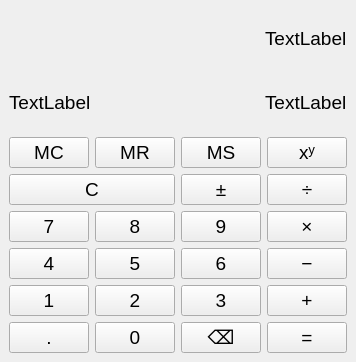
<?xml version="1.0" encoding="UTF-8"?>
<ui version="4.0">
 <class>MainWindow</class>
 <widget class="QMainWindow" name="MainWindow">
  <property name="geometry">
   <rect>
    <x>0</x>
    <y>0</y>
    <width>310</width>
    <height>362</height>
   </rect>
  </property>
  <property name="sizePolicy">
   <sizepolicy hsizetype="Preferred" vsizetype="Preferred">
    <horstretch>0</horstretch>
    <verstretch>0</verstretch>
   </sizepolicy>
  </property>
  <property name="font">
   <font>
    <pointsize>14</pointsize>
   </font>
  </property>
  <property name="windowTitle">
   <string>Калькулятор</string>
  </property>
  <widget class="QWidget" name="centralwidget">
   <layout class="QGridLayout" name="gridLayout" rowstretch="0,0,0" columnstretch="0">
    <item row="2" column="0">
     <layout class="QHBoxLayout" name="horizontalLayout_2">
      <item>
       <layout class="QGridLayout" name="gridLayout_2">
        <item row="3" column="1">
         <widget class="QPushButton" name="btn_5">
          <property name="text">
           <string>5</string>
          </property>
         </widget>
        </item>
        <item row="2" column="2">
         <widget class="QPushButton" name="btn_9">
          <property name="text">
           <string>9</string>
          </property>
         </widget>
        </item>
        <item row="4" column="0">
         <widget class="QPushButton" name="btn_1">
          <property name="text">
           <string>1</string>
          </property>
         </widget>
        </item>
        <item row="5" column="2">
         <widget class="QPushButton" name="btn_del">
          <property name="text">
           <string>⌫</string>
          </property>
         </widget>
        </item>
        <item row="2" column="1">
         <widget class="QPushButton" name="btn_8">
          <property name="text">
           <string>8</string>
          </property>
         </widget>
        </item>
        <item row="4" column="1">
         <widget class="QPushButton" name="btn_2">
          <property name="text">
           <string>2</string>
          </property>
         </widget>
        </item>
        <item row="2" column="0">
         <widget class="QPushButton" name="btn_7">
          <property name="text">
           <string>7</string>
          </property>
         </widget>
        </item>
        <item row="0" column="2">
         <widget class="QPushButton" name="btn_ms">
          <property name="text">
           <string>MS</string>
          </property>
         </widget>
        </item>
        <item row="0" column="0">
         <widget class="QPushButton" name="btn_mc">
          <property name="text">
           <string>MC</string>
          </property>
         </widget>
        </item>
        <item row="0" column="1">
         <widget class="QPushButton" name="btn_mr">
          <property name="text">
           <string>MR</string>
          </property>
         </widget>
        </item>
        <item row="5" column="1">
         <widget class="QPushButton" name="btn_0">
          <property name="text">
           <string>0</string>
          </property>
         </widget>
        </item>
        <item row="1" column="2">
         <widget class="QPushButton" name="btn_plus_minus">
          <property name="text">
           <string>±</string>
          </property>
         </widget>
        </item>
        <item row="1" column="0" colspan="2">
         <widget class="QPushButton" name="btn_c">
          <property name="text">
           <string>C</string>
          </property>
         </widget>
        </item>
        <item row="3" column="2">
         <widget class="QPushButton" name="btn_6">
          <property name="text">
           <string>6</string>
          </property>
         </widget>
        </item>
        <item row="4" column="2">
         <widget class="QPushButton" name="btn_3">
          <property name="text">
           <string>3</string>
          </property>
         </widget>
        </item>
        <item row="5" column="0">
         <widget class="QPushButton" name="btn_dot">
          <property name="text">
           <string>.</string>
          </property>
         </widget>
        </item>
        <item row="3" column="0">
         <widget class="QPushButton" name="btn_4">
          <property name="text">
           <string>4</string>
          </property>
         </widget>
        </item>
       </layout>
      </item>
      <item>
       <spacer name="horizontalSpacer_2">
        <property name="orientation">
         <enum>Qt::Orientation::Horizontal</enum>
        </property>
        <property name="sizeHint" stdset="0">
         <size>
          <width>40</width>
          <height>20</height>
         </size>
        </property>
       </spacer>
      </item>
      <item>
       <layout class="QVBoxLayout" name="verticalLayout">
        <item>
         <widget class="QPushButton" name="btn_pow">
          <property name="text">
           <string>xʸ</string>
          </property>
         </widget>
        </item>
        <item>
         <widget class="QPushButton" name="btn_div">
          <property name="text">
           <string>÷</string>
          </property>
         </widget>
        </item>
        <item>
         <widget class="QPushButton" name="btn_mul">
          <property name="text">
           <string>×</string>
          </property>
         </widget>
        </item>
        <item>
         <widget class="QPushButton" name="btn_sub">
          <property name="text">
           <string>−</string>
          </property>
         </widget>
        </item>
        <item>
         <widget class="QPushButton" name="btn_add">
          <property name="text">
           <string>+</string>
          </property>
         </widget>
        </item>
        <item>
         <widget class="QPushButton" name="btn_res">
          <property name="text">
           <string>=</string>
          </property>
         </widget>
        </item>
       </layout>
      </item>
     </layout>
    </item>
    <item row="1" column="0">
     <layout class="QHBoxLayout" name="horizontalLayout">
      <item>
       <widget class="QLabel" name="l_memory">
        <property name="text">
         <string>TextLabel</string>
        </property>
       </widget>
      </item>
      <item alignment="Qt::AlignmentFlag::AlignRight">
       <widget class="QLabel" name="l_result">
        <property name="text">
         <string>TextLabel</string>
        </property>
       </widget>
      </item>
     </layout>
    </item>
    <item row="0" column="0" alignment="Qt::AlignmentFlag::AlignRight">
     <widget class="QLabel" name="l_formula">
      <property name="text">
       <string>TextLabel</string>
      </property>
     </widget>
    </item>
   </layout>
  </widget>
 </widget>
 <resources/>
 <connections/>
</ui>
